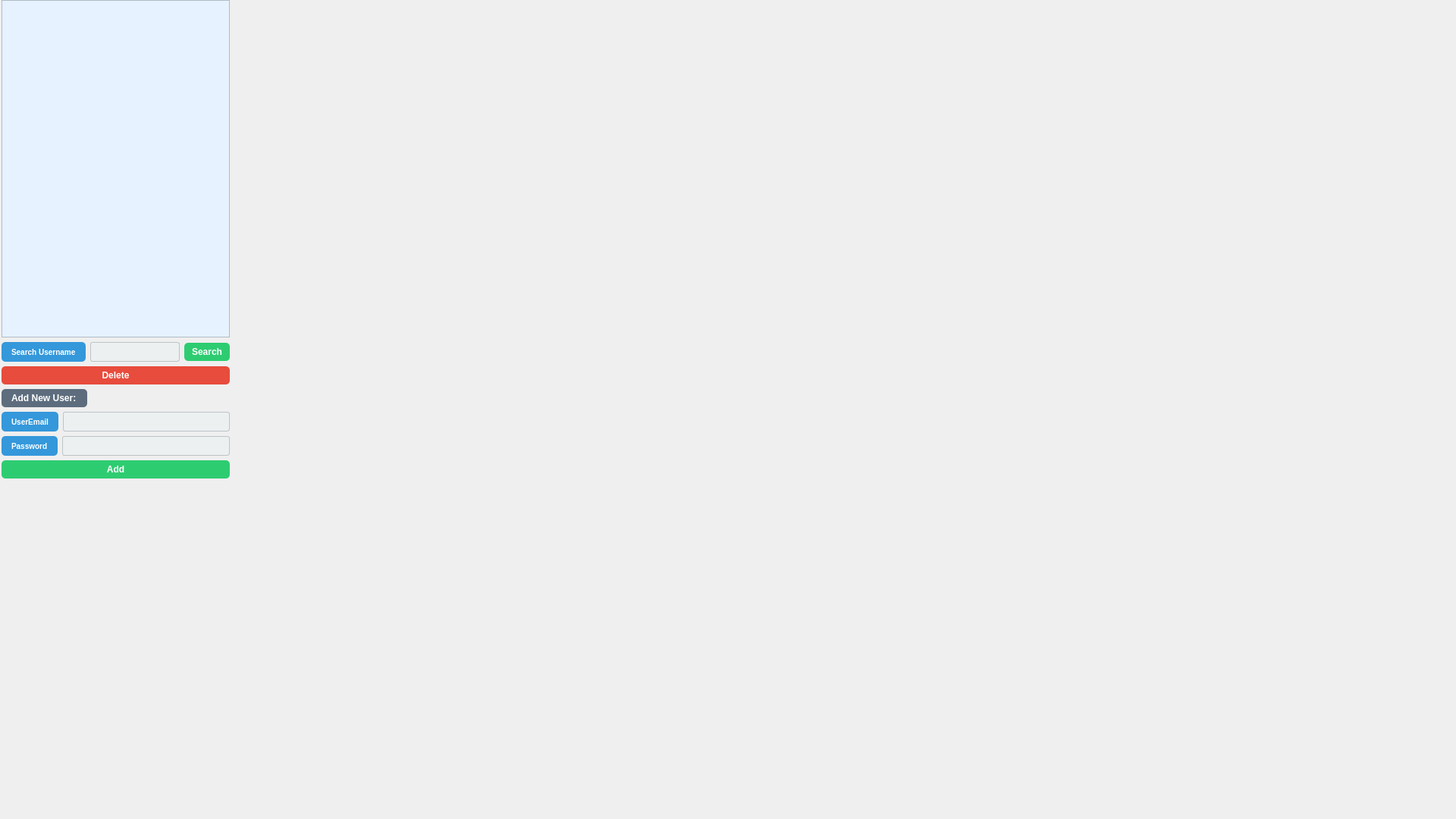
<?xml version="1.0" encoding="UTF-8"?>
<ui version="4.0">
 <class>signup</class>
 <widget class="QWidget" name="signup">
  <property name="geometry">
   <rect>
    <x>0</x>
    <y>0</y>
    <width>1920</width>
    <height>1080</height>
   </rect>
  </property>
  <property name="sizePolicy">
   <sizepolicy hsizetype="Expanding" vsizetype="Expanding">
    <horstretch>0</horstretch>
    <verstretch>0</verstretch>
   </sizepolicy>
  </property>
  <property name="minimumSize">
   <size>
    <width>300</width>
    <height>300</height>
   </size>
  </property>
  <property name="maximumSize">
   <size>
    <width>1920</width>
    <height>1080</height>
   </size>
  </property>
  <property name="windowTitle">
   <string>Dialog</string>
  </property>
  <property name="styleSheet">
   <string notr="true">background: qlineargradient(spread:pad, x1:0, y1:0, x2:1, y2:1,
                            stop:0 #e3f2fd, stop:1 #bbdefb);
</string>
  </property>
  <widget class="QWidget" name="">
   <property name="geometry">
    <rect>
     <x>2</x>
     <y>0</y>
     <width>301</width>
     <height>631</height>
    </rect>
   </property>
   <layout class="QVBoxLayout" name="verticalLayout">
    <item>
     <widget class="QTableWidget" name="tableWidget_usercheck">
      <property name="styleSheet">
       <string notr="true">
QTableWidget {
    background-color: #E6F2FF; /* Light blue for even rows */
alternate-background-color: #B5D6F5;

}

QHeaderView::section {
    background-color: #3498DB;  /* Optional: blue header */
    color: white;
    font-weight: bold;
}
</string>
      </property>
     </widget>
    </item>
    <item>
     <layout class="QHBoxLayout" name="horizontalLayout_4">
      <item>
       <widget class="QLabel" name="label_2">
        <property name="styleSheet">
         <string notr="true">
QLabel {
background-color: #3498DB;  /* Medium gray */
color: white;

    border-radius: 5px;
    padding: 5px 10px;
font-size: 10px;
    font-weight: bold;
}
</string>
        </property>
        <property name="text">
         <string>Search Username</string>
        </property>
       </widget>
      </item>
      <item>
       <widget class="QLineEdit" name="lineEdit_3">
        <property name="styleSheet">
         <string notr="true">QLineEdit {
    background-color: #ECF0F1;
    color: #2C3E50;
    border: 1px solid #BDC3C7;
    border-radius: 3px;
    padding: 2px 4px;
    font-size: 12px;
    min-height: 20px; /* reduce height */
}

QLineEdit:focus {
    border: 1px solid #3498DB;
    background-color: #FFFFFF;
}

QLineEdit::placeholder {
    color: #95A5A6;
    font-style: italic;
}
</string>
        </property>
       </widget>
      </item>
      <item>
       <widget class="QPushButton" name="pushButton_searchuser">
        <property name="styleSheet">
         <string notr="true">QPushButton {
 background-color: #27AE60;  /* Emerald green */
    background-color: #2ECC71;  /* Light green */
    color: white;
 font-weight: bold;
    border-radius: 5px;
    padding: 5px 10px;
}

QPushButton:hover {
background-color: #1E8449;  /* Darker shade of emerald green */

}
</string>
        </property>
        <property name="text">
         <string>Search</string>
        </property>
       </widget>
      </item>
     </layout>
    </item>
    <item>
     <widget class="QPushButton" name="pushButton_deleteuser">
      <property name="styleSheet">
       <string notr="true">QPushButton {
    background-color: #E74C3C;  /* Bright red */
    color: white;
 font-weight: bold;
    border-radius: 5px;
    padding: 5px 10px;
}

QPushButton:hover {
    background-color: #C0392B;  /* Darker red on hover */
}
</string>
      </property>
      <property name="text">
       <string>Delete</string>
      </property>
     </widget>
    </item>
    <item>
     <layout class="QHBoxLayout" name="horizontalLayout_5">
      <item>
       <widget class="QLabel" name="label">
        <property name="styleSheet">
         <string notr="true">QLabel {
background-color:#5D6D7E;  /* Medium gray */
color: white;

    border-radius: 5px;
    padding: 5px 10px;
font-size: 12px;
    font-weight: bold;
}
</string>
        </property>
        <property name="text">
         <string>Add New User:</string>
        </property>
       </widget>
      </item>
      <item>
       <spacer name="horizontalSpacer_2">
        <property name="orientation">
         <enum>Qt::Orientation::Horizontal</enum>
        </property>
        <property name="sizeHint" stdset="0">
         <size>
          <width>40</width>
          <height>20</height>
         </size>
        </property>
       </spacer>
      </item>
     </layout>
    </item>
    <item>
     <layout class="QHBoxLayout" name="horizontalLayout_3">
      <item>
       <widget class="QLabel" name="label_2_signupuseremail">
        <property name="styleSheet">
         <string notr="true">
QLabel {
background-color: #3498DB;  /* Medium gray */
color: white;

    border-radius: 5px;
    padding: 5px 10px;
font-size: 10px;
    font-weight: bold;
}
</string>
        </property>
        <property name="text">
         <string>UserEmail</string>
        </property>
       </widget>
      </item>
      <item>
       <widget class="QLineEdit" name="lineEdit">
        <property name="styleSheet">
         <string notr="true">QLineEdit {
    background-color: #ECF0F1;
    color: #2C3E50;
    border: 1px solid #BDC3C7;
    border-radius: 3px;
    padding: 2px 4px;
    font-size: 12px;
    min-height: 20px; /* reduce height */
}

QLineEdit:focus {
    border: 1px solid #3498DB;
    background-color: #FFFFFF;
}

QLineEdit::placeholder {
    color: #95A5A6;
    font-style: italic;
}
</string>
        </property>
       </widget>
      </item>
     </layout>
    </item>
    <item>
     <layout class="QHBoxLayout" name="horizontalLayout_2">
      <item>
       <widget class="QLabel" name="label_3_signuppassword">
        <property name="styleSheet">
         <string notr="true">
QLabel {
background-color: #3498DB;  /* Medium gray */
color: white;

    border-radius: 5px;
    padding: 5px 10px;
font-size: 10px;
    font-weight: bold;
}
</string>
        </property>
        <property name="text">
         <string>Password</string>
        </property>
       </widget>
      </item>
      <item>
       <widget class="QLineEdit" name="lineEdit_2">
        <property name="styleSheet">
         <string notr="true">QLineEdit {
    background-color: #ECF0F1;
    color: #2C3E50;
    border: 1px solid #BDC3C7;
    border-radius: 3px;
    padding: 2px 4px;
    font-size: 12px;
    min-height: 20px; /* reduce height */
}

QLineEdit:focus {
    border: 1px solid #3498DB;
    background-color: #FFFFFF;
}

QLineEdit::placeholder {
    color: #95A5A6;
    font-style: italic;
}
</string>
        </property>
        <property name="echoMode">
         <enum>QLineEdit::EchoMode::Password</enum>
        </property>
       </widget>
      </item>
     </layout>
    </item>
    <item>
     <layout class="QHBoxLayout" name="horizontalLayout">
      <item>
       <widget class="QPushButton" name="pushButton_adduser">
        <property name="styleSheet">
         <string notr="true">QPushButton {
 background-color: #27AE60;  /* Emerald green */
    background-color: #2ECC71;  /* Light green */
    color: white;
 font-weight: bold;
    border-radius: 5px;
    padding: 5px 10px;
}

QPushButton:hover {
background-color: #1E8449;  /* Darker shade of emerald green */

}
</string>
        </property>
        <property name="text">
         <string>Add</string>
        </property>
        <property name="iconSize">
         <size>
          <width>14</width>
          <height>14</height>
         </size>
        </property>
        <property name="autoDefault">
         <bool>false</bool>
        </property>
       </widget>
      </item>
     </layout>
    </item>
   </layout>
  </widget>
 </widget>
 <resources/>
 <connections/>
</ui>
